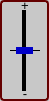
   <widget class="QFrame" name="key_01">
    <property name="geometry">
     <rect>
      <x>10</x>
      <y>120</y>
      <width>49</width>
      <height>101</height>
     </rect>
    </property>
    <property name="styleSheet">
     <string notr="true">QFrame
{
	background: rgb(200,200,200);
	border: 2px solid rgb(100,0,0);
	border-radius: 4px;
}

QLabel
{
	border: none;

}

QLabel
{
	border: none;
	background: rgba(0,0,0,0);
}

QSlider::groove:vertical {
    background: black;
    position: absolute; 
    left: 4px; right: 4px;
	width: 4px;
}

QSlider::handle:vertical {
    height: 7px;
    background: rgb(0,0,200);
    margin: 0 -9px; 
}

QSlider::add-page:vertical {
    background: black;
	width: 4px;
}

QSlider::sub-page:vertical {
    background: black;
	width: 4px;
}</string>
    </property>
    <property name="frameShape">
     <enum>QFrame::StyledPanel</enum>
    </property>
    <property name="frameShadow">
     <enum>QFrame::Raised</enum>
    </property>
    <widget class="QSlider" name="slider_01">
     <property name="geometry">
      <rect>
       <x>16</x>
       <y>10</y>
       <width>17</width>
       <height>81</height>
      </rect>
     </property>
     <property name="minimum">
      <number>32</number>
     </property>
     <property name="maximum">
      <number>96</number>
     </property>
     <property name="sliderPosition">
      <number>64</number>
     </property>
     <property name="orientation">
      <enum>Qt::Vertical</enum>
     </property>
     <property name="tickPosition">
      <enum>QSlider::NoTicks</enum>
     </property>
     <property name="tickInterval">
      <number>0</number>
     </property>
    </widget>
    <widget class="QLabel" name="label">
     <property name="geometry">
      <rect>
       <x>20</x>
       <y>0</y>
       <width>10</width>
       <height>10</height>
      </rect>
     </property>
     <property name="font">
      <font>
       <pointsize>10</pointsize>
      </font>
     </property>
     <property name="styleSheet">
      <string notr="true"/>
     </property>
     <property name="text">
      <string>+</string>
     </property>
     <property name="alignment">
      <set>Qt::AlignCenter</set>
     </property>
    </widget>
    <widget class="QLabel" name="label_2">
     <property name="geometry">
      <rect>
       <x>20</x>
       <y>88</y>
       <width>10</width>
       <height>10</height>
      </rect>
     </property>
     <property name="font">
      <font>
       <pointsize>10</pointsize>
      </font>
     </property>
     <property name="styleSheet">
      <string notr="true">color: black;</string>
     </property>
     <property name="text">
      <string>-</string>
     </property>
     <property name="alignment">
      <set>Qt::AlignCenter</set>
     </property>
    </widget>
    <widget class="QLabel" name="mid">
     <property name="geometry">
      <rect>
       <x>10</x>
       <y>50</y>
       <width>30</width>
       <height>1</height>
      </rect>
     </property>
     <property name="font">
      <font>
       <pointsize>10</pointsize>
      </font>
     </property>
     <property name="styleSheet">
      <string notr="true">background: black;
border-radius: 2px;</string>
     </property>
     <property name="text">
      <string/>
     </property>
     <property name="alignment">
      <set>Qt::AlignCenter</set>
     </property>
    </widget>
    <zorder>label</zorder>
    <zorder>label_2</zorder>
    <zorder>mid</zorder>
    <zorder>slider_01</zorder>
   </widget>
